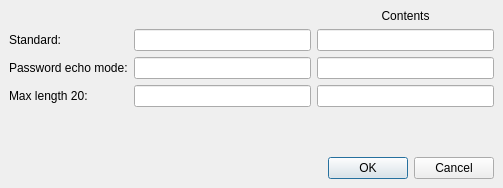
<ui version="4.0" >
 <comment>
   Copyright (c) 2006-2007, Johan Thelin
   
   All rights reserved.
   
   Redistribution and use in source and binary forms, with or without modification, 
   are permitted provided that the following conditions are met:
   
       * Redistributions of source code must retain the above copyright notice, 
         this list of conditions and the following disclaimer.
       * Redistributions in binary form must reproduce the above copyright notice,  
         this list of conditions and the following disclaimer in the documentation 
         and/or other materials provided with the distribution.
       * Neither the name of APress nor the names of its contributors 
         may be used to endorse or promote products derived from this software 
         without specific prior written permission.
   
   THIS SOFTWARE IS PROVIDED BY THE COPYRIGHT HOLDERS AND CONTRIBUTORS
   "AS IS" AND ANY EXPRESS OR IMPLIED WARRANTIES, INCLUDING, BUT NOT
   LIMITED TO, THE IMPLIED WARRANTIES OF MERCHANTABILITY AND FITNESS FOR
   A PARTICULAR PURPOSE ARE DISCLAIMED. IN NO EVENT SHALL THE COPYRIGHT OWNER OR
   CONTRIBUTORS BE LIABLE FOR ANY DIRECT, INDIRECT, INCIDENTAL, SPECIAL,
   EXEMPLARY, OR CONSEQUENTIAL DAMAGES (INCLUDING, BUT NOT LIMITED TO,
   PROCUREMENT OF SUBSTITUTE GOODS OR SERVICES; LOSS OF USE, DATA, OR
   PROFITS; OR BUSINESS INTERRUPTION) HOWEVER CAUSED AND ON ANY THEORY OF
   LIABILITY, WHETHER IN CONTRACT, STRICT LIABILITY, OR TORT (INCLUDING
   NEGLIGENCE OR OTHERWISE) ARISING IN ANY WAY OUT OF THE USE OF THIS
   SOFTWARE, EVEN IF ADVISED OF THE POSSIBILITY OF SUCH DAMAGE.
 </comment>
 <class>Dialog</class>
 <widget class="QDialog" name="Dialog" >
  <property name="geometry" >
   <rect>
    <x>0</x>
    <y>0</y>
    <width>503</width>
    <height>188</height>
   </rect>
  </property>
  <property name="windowTitle" >
   <string>Dialog</string>
  </property>
  <layout class="QGridLayout" >
   <property name="margin" >
    <number>9</number>
   </property>
   <property name="spacing" >
    <number>6</number>
   </property>
   <item row="4" column="1" >
    <spacer>
     <property name="orientation" >
      <enum>Qt::Vertical</enum>
     </property>
     <property name="sizeHint" >
      <size>
       <width>20</width>
       <height>40</height>
      </size>
     </property>
    </spacer>
   </item>
   <item row="5" column="0" colspan="3" >
    <widget class="QDialogButtonBox" name="buttonBox" >
     <property name="orientation" >
      <enum>Qt::Horizontal</enum>
     </property>
     <property name="standardButtons" >
      <set>QDialogButtonBox::Cancel|QDialogButtonBox::NoButton|QDialogButtonBox::Ok</set>
     </property>
    </widget>
   </item>
   <item row="0" column="2" >
    <widget class="QLabel" name="label_4" >
     <property name="text" >
      <string>Contents</string>
     </property>
     <property name="alignment" >
      <set>Qt::AlignCenter</set>
     </property>
    </widget>
   </item>
   <item row="2" column="0" >
    <widget class="QLabel" name="label_2" >
     <property name="text" >
      <string>Password echo mode:</string>
     </property>
    </widget>
   </item>
   <item row="2" column="2" >
    <widget class="QLineEdit" name="lineEdit_5" />
   </item>
   <item row="3" column="1" >
    <widget class="QLineEdit" name="lineEdit_3" >
     <property name="maxLength" >
      <number>20</number>
     </property>
    </widget>
   </item>
   <item row="3" column="2" >
    <widget class="QLineEdit" name="lineEdit_6" />
   </item>
   <item row="2" column="1" >
    <widget class="QLineEdit" name="lineEdit_2" >
     <property name="echoMode" >
      <enum>QLineEdit::Password</enum>
     </property>
    </widget>
   </item>
   <item row="1" column="0" >
    <widget class="QLabel" name="label" >
     <property name="text" >
      <string>Standard:</string>
     </property>
    </widget>
   </item>
   <item row="1" column="2" >
    <widget class="QLineEdit" name="lineEdit_4" />
   </item>
   <item row="3" column="0" >
    <widget class="QLabel" name="label_3" >
     <property name="text" >
      <string>Max length 20:</string>
     </property>
    </widget>
   </item>
   <item row="1" column="1" >
    <widget class="QLineEdit" name="lineEdit" />
   </item>
  </layout>
 </widget>
 <resources/>
 <connections>
  <connection>
   <sender>buttonBox</sender>
   <signal>accepted()</signal>
   <receiver>Dialog</receiver>
   <slot>accept()</slot>
   <hints>
    <hint type="sourcelabel" >
     <x>223</x>
     <y>152</y>
    </hint>
    <hint type="destinationlabel" >
     <x>153</x>
     <y>187</y>
    </hint>
   </hints>
  </connection>
  <connection>
   <sender>buttonBox</sender>
   <signal>rejected()</signal>
   <receiver>Dialog</receiver>
   <slot>reject()</slot>
   <hints>
    <hint type="sourcelabel" >
     <x>291</x>
     <y>152</y>
    </hint>
    <hint type="destinationlabel" >
     <x>282</x>
     <y>187</y>
    </hint>
   </hints>
  </connection>
  <connection>
   <sender>lineEdit</sender>
   <signal>textChanged(QString)</signal>
   <receiver>lineEdit_4</receiver>
   <slot>setText(QString)</slot>
   <hints>
    <hint type="sourcelabel" >
     <x>314</x>
     <y>47</y>
    </hint>
    <hint type="destinationlabel" >
     <x>338</x>
     <y>50</y>
    </hint>
   </hints>
  </connection>
  <connection>
   <sender>lineEdit_2</sender>
   <signal>textChanged(QString)</signal>
   <receiver>lineEdit_5</receiver>
   <slot>setText(QString)</slot>
   <hints>
    <hint type="sourcelabel" >
     <x>314</x>
     <y>79</y>
    </hint>
    <hint type="destinationlabel" >
     <x>332</x>
     <y>75</y>
    </hint>
   </hints>
  </connection>
  <connection>
   <sender>lineEdit_3</sender>
   <signal>textChanged(QString)</signal>
   <receiver>lineEdit_6</receiver>
   <slot>setText(QString)</slot>
   <hints>
    <hint type="sourcelabel" >
     <x>314</x>
     <y>107</y>
    </hint>
    <hint type="destinationlabel" >
     <x>342</x>
     <y>110</y>
    </hint>
   </hints>
  </connection>
 </connections>
</ui>
